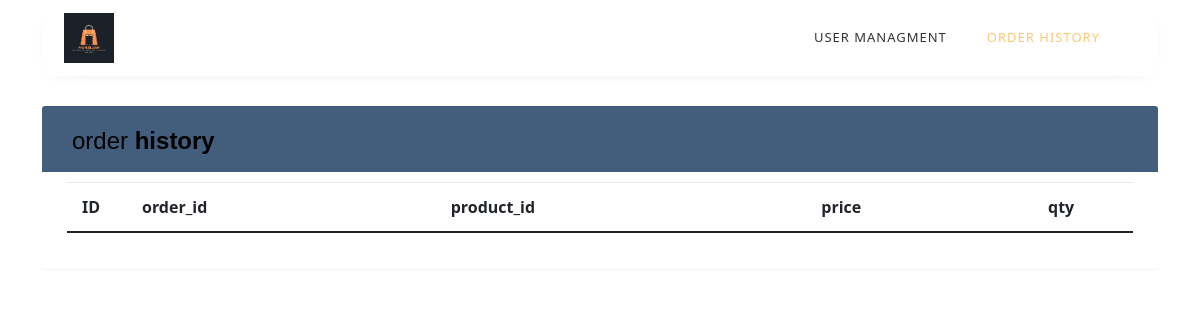
The app's page /order_details.php?id=165, older data.
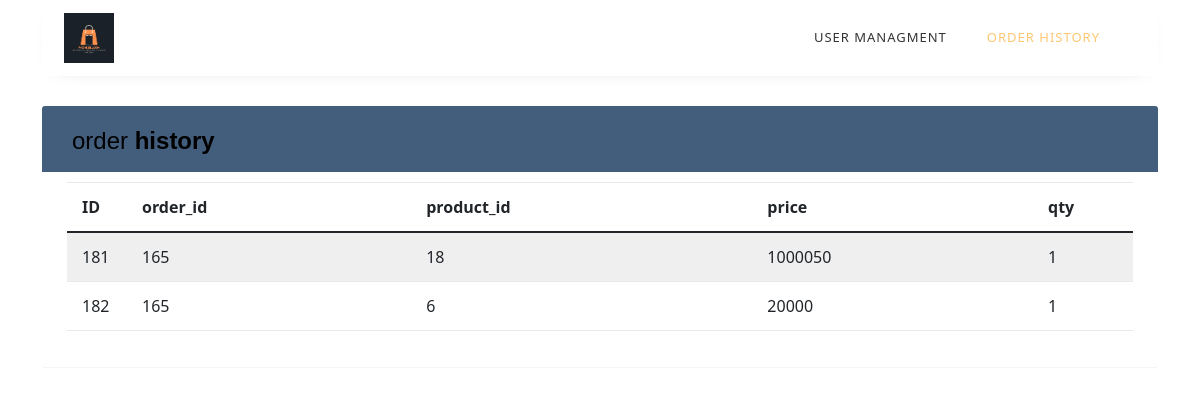
The same page, newer data.
### tables this page shows
CREATE TABLE `order_details` (
  `id` int(11) NOT NULL,
  `order_id` int(11) NOT NULL,
  `product_id` int(11) NOT NULL,
  `price` int(11) NOT NULL,
  `qty` int(11) NOT NULL
);

### order_details.php (the view, shortened to what this page needs)
<?php
include 'config.php';
?>
<!doctype html>
<html lang="en">
<head>
	<link rel="stylesheet" href="https://stackpath.bootstrapcdn.com/font-awesome/4.7.0/css/font-awesome.min.css">
	<link rel="stylesheet" href="css/style.css">
</head>
<body>
	<section class="section">
		<div class="container">
			<nav class="navbar navbar-expand-lg ftco_navbar ftco-navbar-light" id="ftco-navbar">
				<div class="container">
					<a class="navbar-brand" href="index.php"><img class="img" src="phonesell.com_logo.png" alt=""></a>
					<div class="collapse navbar-collapse" id="ftco-nav">
						<ul class="navbar-nav ml-auto mr-md-3">
							<li class="nav-item "><a href="profile.php" class="nav-link">user managment</a></li>
							<li class="nav-item active"><a href="user_orders.php" class="nav-link">order history</a></li>
					<?php
					if (isset($_SESSION['cart_details']['cart_total_qty'])) {
						print_r($_SESSION['cart_details']['cart_total_qty']);
					} else {
						print_r(0);
					}
					?>
						</ul>
					</div>
				</div>
			</nav>
	</section>
</body>
</html>
<?php
$id = $_GET["id"];
$query = "SELECT * FROM order_details WHERE order_id=?";
$stmt = $conn->prepare($query);
$stmt->bind_param("i", $id);
$stmt->execute();
$result = $stmt->get_result();
?>
<div class="container">
	<div class="table-wrapper">
		<div class="table-title">
			<div class="row">
				<div class="col-sm-6">
					<h2>order <b>history</b></h2>
				</div>
				<div class="col-sm-6">
				</div>
				<link href="https://cdn.jsdelivr.net/npm/bootstrap@5.0.2/dist/css/bootstrap.min.css" rel="stylesheet">
			</div>
		</div>
		<table class="table table-striped table-hover">
			<thead>
				<tr>
                <th>ID</th>
                <th>order_id</th>
                <th>product_id</th>
                <th>price</th>
                <th>qty</th>
				</tr>
			</thead>
			<tbody>
				<?php
				if ($result->num_rows > 0) {
					foreach ($result as $row) {
				?>
						<tr>
                        <td><?php echo $row['id']; ?></td>
                    <td><?php echo $row['order_id']; ?></td>
                    <td><?php echo $row['product_id']; ?></td>
                    <td><?php echo $row['price']; ?></td>
                    <td><?php echo $row['qty']; ?></td>
                        </tr>
				<?php
					}
				}
				?>
			</tbody>
		</table>
	</div>
</div>

Row changes from the older to the newer data that the page shows:
added order_details: id "181", order "165", product "18", price "1000050", qty "1"
added order_details: id "182", order "165", product "6", price "20000", qty "1"
